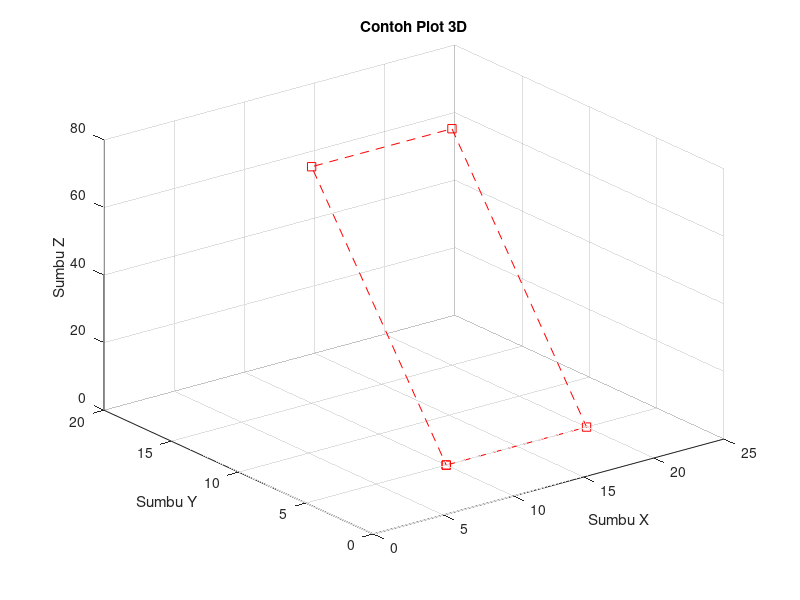

The MATLAB script that drew this image:
% --- plotting 3 dimensi --- % 
xAxis = [10, 20, 20, 10, 10];
yAxis = [5, 5, 15, 15, 5];
zAxis = [0, 0, 70, 70, 0];
plot3(xAxis, yAxis, zAxis, 'r--s');
grid on;
xlabel('Sumbu X'); ylabel('Sumbu Y'); zlabel('Sumbu Z');
title('Contoh Plot 3D');
axis([0, 25, 0, 20, 0, 80])